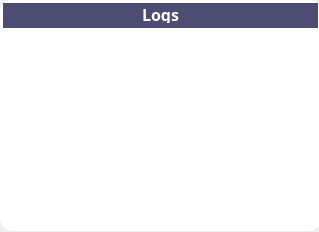
<?xml version="1.0" encoding="UTF-8"?>
<ui version="4.0">
 <class>Logs_cards</class>
 <widget class="QDialog" name="Logs_cards">
  <property name="windowModality">
   <enum>Qt::NonModal</enum>
  </property>
  <property name="geometry">
   <rect>
    <x>0</x>
    <y>0</y>
    <width>319</width>
    <height>232</height>
   </rect>
  </property>
  <property name="font">
   <font>
    <pointsize>20</pointsize>
    <bold>true</bold>
   </font>
  </property>
  <property name="contextMenuPolicy">
   <enum>Qt::CustomContextMenu</enum>
  </property>
  <property name="windowTitle">
   <string notr="true">Logs</string>
  </property>
  <widget class="QWidget" name="Logs_Widget" native="true">
   <property name="enabled">
    <bool>true</bool>
   </property>
   <property name="geometry">
    <rect>
     <x>0</x>
     <y>0</y>
     <width>321</width>
     <height>231</height>
    </rect>
   </property>
   <property name="sizePolicy">
    <sizepolicy hsizetype="Preferred" vsizetype="Preferred">
     <horstretch>0</horstretch>
     <verstretch>0</verstretch>
    </sizepolicy>
   </property>
   <property name="minimumSize">
    <size>
     <width>0</width>
     <height>0</height>
    </size>
   </property>
   <property name="maximumSize">
    <size>
     <width>380</width>
     <height>380</height>
    </size>
   </property>
   <property name="styleSheet">
    <string notr="true">#Logs_Widget{
border-radius: 12px;

background: #fff;
}</string>
   </property>
   <layout class="QVBoxLayout" name="verticalLayout_9">
    <property name="spacing">
     <number>3</number>
    </property>
    <property name="leftMargin">
     <number>3</number>
    </property>
    <property name="topMargin">
     <number>3</number>
    </property>
    <property name="rightMargin">
     <number>3</number>
    </property>
    <property name="bottomMargin">
     <number>3</number>
    </property>
    <item>
     <widget class="QWidget" name="widget_16" native="true">
      <property name="maximumSize">
       <size>
        <width>16777215</width>
        <height>25</height>
       </size>
      </property>
      <property name="layoutDirection">
       <enum>Qt::LeftToRight</enum>
      </property>
      <property name="autoFillBackground">
       <bool>false</bool>
      </property>
      <property name="styleSheet">
       <string notr="true">background-color: rgb(77, 77, 115);
</string>
      </property>
      <layout class="QHBoxLayout" name="horizontalLayout_12">
       <property name="topMargin">
        <number>2</number>
       </property>
       <property name="bottomMargin">
        <number>5</number>
       </property>
       <item>
        <spacer name="horizontalSpacer_9">
         <property name="orientation">
          <enum>Qt::Horizontal</enum>
         </property>
         <property name="sizeHint" stdset="0">
          <size>
           <width>40</width>
           <height>20</height>
          </size>
         </property>
        </spacer>
       </item>
       <item>
        <widget class="QLabel" name="label_19">
         <property name="styleSheet">
          <string notr="true">#label_19{
color: #FFFFFF;
text-align: center;
font-family: Work Sans;
font-size: 16px;
font-style: normal;
font-weight: 600;
line-height: normal;
}</string>
         </property>
         <property name="text">
          <string>Logs</string>
         </property>
        </widget>
       </item>
       <item>
        <spacer name="horizontalSpacer_10">
         <property name="orientation">
          <enum>Qt::Horizontal</enum>
         </property>
         <property name="sizeHint" stdset="0">
          <size>
           <width>40</width>
           <height>20</height>
          </size>
         </property>
        </spacer>
       </item>
      </layout>
     </widget>
    </item>
    <item>
     <widget class="QTextEdit" name="textEdit">
      <property name="styleSheet">
       <string notr="true">#textEdit{
border-top-left-radius: 0px;
    border-top-right-radius: 0px;
    border-bottom-right-radius: 8px;
    border-bottom-left-radius: 8px;
background: #FFFFFF;
line-height:1;
}</string>
      </property>
      <property name="readOnly">
       <bool>false</bool>
      </property>
      <property name="markdown">
       <string/>
      </property>
      <property name="html">
       <string>&lt;!DOCTYPE HTML PUBLIC &quot;-//W3C//DTD HTML 4.0//EN&quot; &quot;http://www.w3.org/TR/REC-html40/strict.dtd&quot;&gt;
&lt;html&gt;&lt;head&gt;&lt;meta name=&quot;qrichtext&quot; content=&quot;1&quot; /&gt;&lt;meta charset=&quot;utf-8&quot; /&gt;&lt;style type=&quot;text/css&quot;&gt;
p, li { white-space: pre-wrap; }
hr { height: 1px; border-width: 0; }
li.unchecked::marker { content: &quot;\2610&quot;; }
li.checked::marker { content: &quot;\2612&quot;; }
&lt;/style&gt;&lt;/head&gt;&lt;body style=&quot; font-family:'Segoe UI'; font-size:9pt; font-weight:400; font-style:normal;&quot;&gt;
&lt;p style=&quot;-qt-paragraph-type:empty; margin-top:0px; margin-bottom:0px; margin-left:0px; margin-right:0px; -qt-block-indent:0; text-indent:0px;&quot;&gt;&lt;br /&gt;&lt;/p&gt;&lt;/body&gt;&lt;/html&gt;</string>
      </property>
      <property name="cursorWidth">
       <number>1</number>
      </property>
     </widget>
    </item>
   </layout>
  </widget>
 </widget>
 <resources/>
 <connections/>
</ui>
